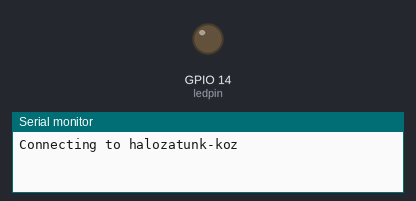
Simulated run of this sketch. Board: ESP32. On the bench: output pins drawn as LEDs (lit = HIGH), the last lines printed to the serial monitor. WiFi joins after 1.5 s; servers stay silent unless stated; uploads are accepted with an empty reply.

Above: at 0.1 s.
At 2.9 s:
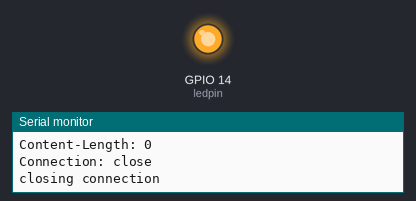
Timing chart, 0 to 4.4 s (numbered marks = the images above):
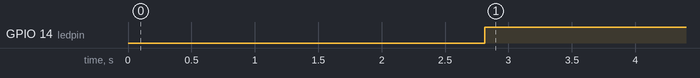

Measured:
- by itself, GPIO 14 (ledpin): LOW → HIGH at 2.8 s

The sketch:

lakat.ino
```cpp
/*
 *
 *by Kovács Árpád
 *
 */
#include <WiFi.h>
#include <SPI.h>
#include <MFRC522.h>
//#include <HTTPClient.h>
#define SS_PIN    21
#define RST_PIN   22
#define SIZE_BUFFER     18
#define MAX_SIZE_BLOCK  16
#define device 1
#define ledpin 14
const char* card = "AB 6F C7 1B";
const char* host = "192.168.0.31";
const char* ssid     = "halozatunk-koz";
const char* password = "12345Koz67890";
bool locked=true;

void web_service(int _status=0)
{


   Serial.print("connecting to ");
    Serial.println(host);

    // Use WiFiClient class to create TCP connections
    WiFiClient client;
    const int httpPort = 80;
    if (!client.connect(host, httpPort)) {
        Serial.println("connection failed");
        return;
    }

    // We now create a URI for the request
    String url ="/lock/lock.php?status";


    Serial.print("Requesting URL: ");
    Serial.println(url);

    // This will send the request to the server
    client.print(String("GET ") + url + " HTTP/1.1\r\n" +
                 "Host: " + host + "\r\n" +
                 "Connection: close\r\n\r\n");
    unsigned long timeout = millis();
    while (client.available() == 0) {
        if (millis() - timeout > 5000) {
            Serial.println(">>> Client Timeout !");
            client.stop();
            return;
        }
    }

    // Read all the lines of the reply from server and print them to Serial
    while(client.available()) {
        String line = client.readStringUntil('\r');
        Serial.print(line);
		if(line=="locked")
			locked=true;
		else if(line=="unlocked") locked=0;
		else {}
    }

    Serial.println();
    Serial.println("closing connection");
}

void setup()
{
  Serial.begin(9600);   // Initiate a serial communication
  pinMode(ledpin,OUTPUT);
    Serial.println();
    Serial.println();
    Serial.print("Connecting to ");
    Serial.println(ssid);

    WiFi.begin(ssid, password);

    while (WiFi.status() != WL_CONNECTED) {
        delay(500);
        Serial.print(".");
    }

    Serial.println("");
    Serial.println("WiFi connected");
    Serial.println("IP address: ");
    Serial.println(WiFi.localIP());


}
void loop()
{
	web_service();
	if(locked)
	digitalWrite(ledpin,HIGH);
	else digitalWrite(ledpin,LOW);
delay(1500);
}
```
